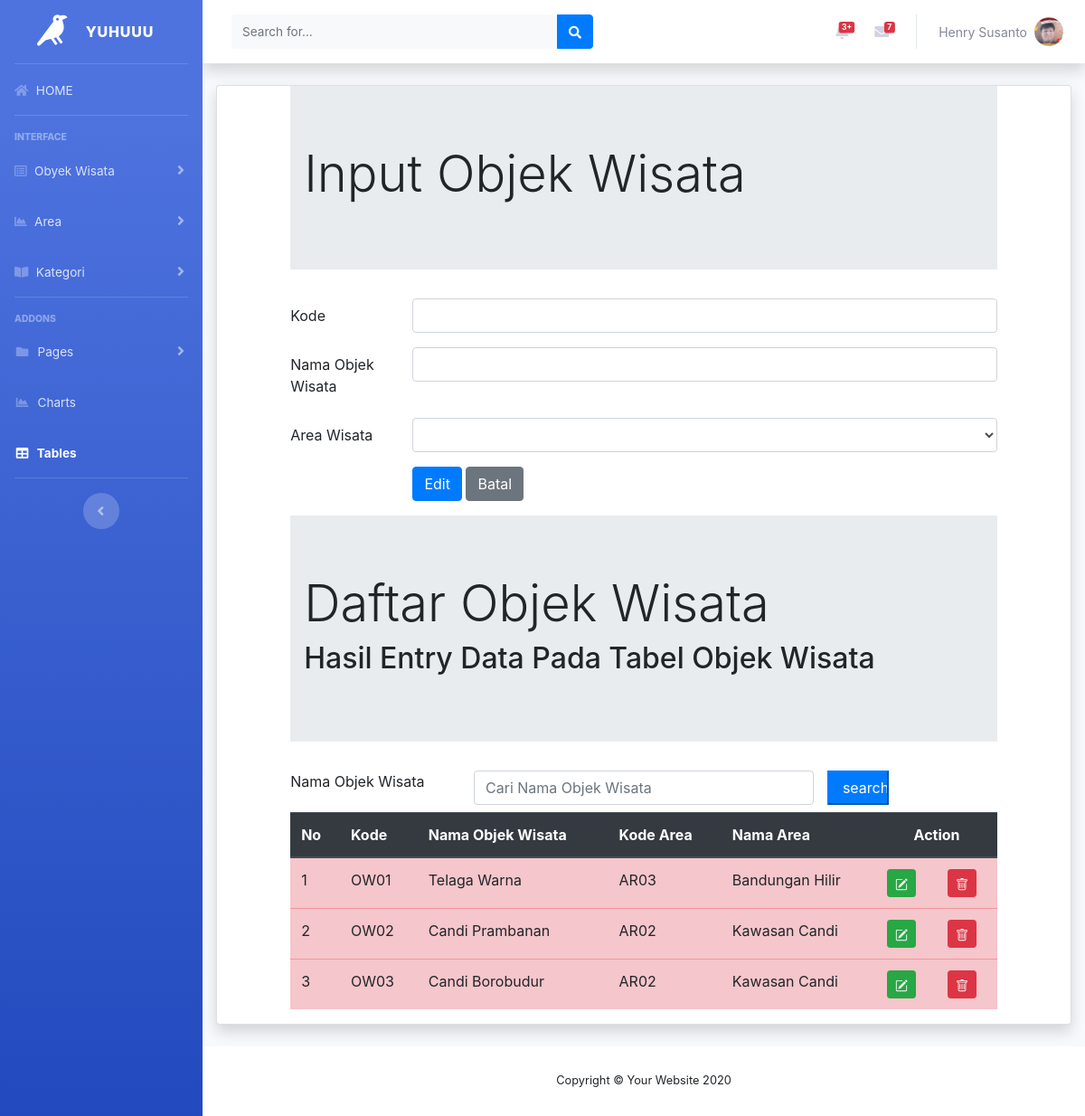
/objekedit.php, run on the app's committed database.
### tables this page shows
CREATE TABLE `objekwisata` (
  `objekID` char(4) NOT NULL,
  `objeknama` char(30) NOT NULL,
  `areaID` char(4) NOT NULL
);

CREATE TABLE `area` (
  `areaID` char(4) NOT NULL,
  `areanama` char(35) NOT NULL,
  `areawilayah` char(35) NOT NULL,
  `areaketerangan` varchar(255) NOT NULL,
  `povinsiID` char(2) NOT NULL
);

### objekedit.php (the view, shortened to what this page needs)
<!DOCTYPE html>
<?php
  include "includes/config.php";
  $dataarea = mysqli_query($connection,"select * from area");
   $kodeob = $_GET["ubah"];
   $editobjek = mysqli_query($connection,"SELECT * FROM objekwisata WHERE objekID = '$kodeob'");
   $rowedit = mysqli_fetch_array($editobjek);
   $editarea = mysqli_query($connection,"SELECT * FROM objekwisata,area
    WHERE objekID = '$kodeob' and objekwisata.areaID = area.areaID");
   $rowedit3 = mysqli_fetch_array($editarea)
?>
<html lang="en">
<head>
   <?php include"header.php";?>
<div class="container-fluid">
<div class="card shadow mb-4">
  <link rel="stylesheet"  type="text/css" href="https://cdnjs.cloudflare.com/ajax/libs/select2/4.0.3/css/select2.min.css">
	<link rel="stylesheet" href="css/bootstrap.min.css">
</head>
<body>
<div class="row">
	<div class="col-sm-1">
 </div>
 <div class="col-sm-10">
   <div class="jumbotron jumbotron-fluid">
				<div class="container">
					<h1 class="display-4">Input Objek Wisata</h1>
				</div>
			</div>
 <form method="POST">
  <div class="form-group row">
    <label for="kodedestinasi" class="col-sm-2 col-form-label">Kode</label>
    <div class="col-sm-10">
      <input type="Text" class="form-control" id="kodedestinasi" name= "inputkode" value="<?php echo
      $rowedit["objekID"]?>">
    </div>
  </div>
  <div class="form-group row">
    <label for="namadestinasi" class="col-sm-2 col-form-label">Nama Objek Wisata</label>
    <div class="col-sm-10">
      <input type="Text" class="form-control" id="namadestinasi" name ="inputnama"  value="<?php echo
      $rowedit["objeknama"]?>">
    </div>
  </div>
   <div class="form-group row">
    <label for="refkategori" class="col-sm-2 col-form-label">Area Wisata </label>
  <div class="col-sm-10">
   <select  class="form-control" id="kodearea" name="kodearea">
    <option value="<?php echo $rowedit["areaID"]?>"><?php echo $rowedit['areaID'] ?> <?php echo $rowedit3['areanama']?></option>
   	<?php  while($row = mysqli_fetch_array($dataarea))
   	{?>
   	<option value="<?php echo $row["areaID"]?>">
   	</option>
   <?php } ?>
   </select>
</div>
  </div>
 <div class="form-group row">
    <div class="col-sm-2">
    </div>
    <div class="col-sm-10">
    <input type="submit" class="btn btn-primary" value="Edit" name="Edit">
    <input type="reset" class="btn btn-secondary" value="Batal" name="Batal" >
  </div>
</div>
</form>
 </div>
<div class="col-sm-1">
 </div>
</div>
	<div class="row">
		<div class="col-sm-1"></div>
		<div class="col-sm-10">
			<div class="jumbotron jumbotron-fluid">
				<div class="container">
					<h1 class="display-4">Daftar Objek Wisata </h1>
					<h2> Hasil Entry Data Pada Tabel Objek Wisata </h2>
				</div>
			</div>
	<form method="POST">
		<div class="form-group row mb-2">
			<label for="search" class="col-sm-3 ">Nama Objek Wisata</label>
			<div class="col-sm-6">
				<input type="text" name="search" class="form-control" id="search" value="<?php if(isset($_POST['search'])) {echo $_POST['search'];}?>" placeholder="Cari Nama Objek Wisata">
			</div>
			<input type="submit" name="kirim" class="col-sm-1 btn-primary" value="search">
		</div>
	</form>
     <table class="table table-hover table-danger ">
     	<thead class="thead-dark">
     		<tr>
     			<th>No</th>
     			<th>Kode</th>
     			<th>Nama Objek Wisata</th>
     			<th>Kode Area</th>
     			<th>Nama Area</th>
          <th colspan="2" style="text-align: center;">Action</th>
     		</tr>
     	</thead>
     <tbody>
	<?php
	if(isset($_POST["kirim"]))
	{
		$search = $_POST['search'];
		$query = mysqli_query($connection,"select objekwisata.*,
      area.areaID,area.areanama
			from objekwisata,area
			where objeknama like'%".$search."%'
			and objekwisata.areaID = area.areaID");
	}else
	{
	$query = mysqli_query($connection, "select objekwisata.*,
    area.areaID,area.areanama
      from objekwisata,area
      where objekwisata.areaID = area.areaID");
  }
	$nomor = 1;
	while ($row = mysqli_fetch_array($query))
		{?>
			<tr>
				<td><?php echo $nomor; ?></td>
				<td><?php echo $row['objekID']; ?></td>
				<td><?php echo $row['objeknama']; ?></td>
				<td><?php echo $row['areaID']; ?></td>
				<td><?php echo $row['areanama']; ?></td>
     <td>
      <a href="objekedit.php?ubah=<?php echo $row["objekID"]?>"
        class = "btn btn-success btn-sm" title ="EDIT">
    </a>
    </td>
      <td>
         <a href="objekhapus.php?hapus=<?php echo $row["objekID"]?>"
        class = "btn btn-danger btn-sm" title="DELETE">
  </a>
      </td>
		 	</tr>
		 <?php $nomor = $nomor+ 1; ?>
		<?php } ?>
	</tbody>
     </table>
		</div>
		<div class="col-sm-1"></div>
	</div>
</body>
<?php include"footer.php";?>
</html>

### data on the page
objekwisata: objekID "OW01", objeknama "Telaga Warna", areaID.areaID "AR03", areaID.areanama "Bandungan Hilir"
objekwisata: objekID "OW02", objeknama "Candi Prambanan", areaID.areaID "AR02", areaID.areanama "Kawasan Candi"
objekwisata: objekID "OW03", objeknama "Candi Borobudur", areaID.areaID "AR02", areaID.areanama "Kawasan Candi"
